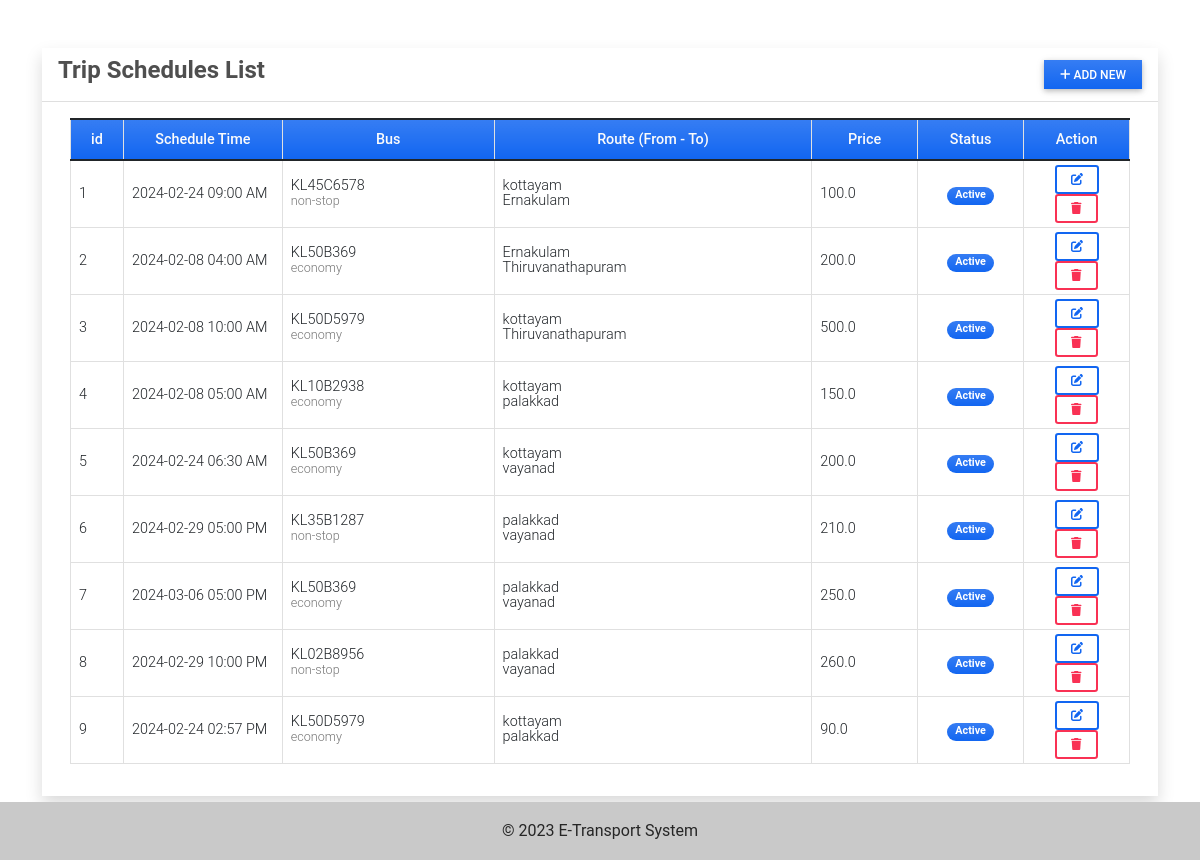
The app's page /schedule (signed in) with its own data.
### MainApp/models.py (models this page shows, shortened)
class Schedule(models.Model):
    code = models.CharField(max_length=100)
    bus = models.ForeignKey(Bus,on_delete=models.CASCADE)
    depart = models.ForeignKey(Location,on_delete=models.CASCADE, related_name='depart_location')
    destination = models.ForeignKey(Location,on_delete=models.CASCADE, related_name='destination')
    schedule= models.DateTimeField()
    fare= models.FloatField()
    status = models.CharField(max_length=2, choices=(('1','Active'),('2','Cancelled')), default=1)
    date_created = models.DateTimeField(default=timezone.now)
    date_updated = models.DateTimeField(auto_now=True)

class Bus(models.Model):
    category = models.ForeignKey(Category,on_delete=models.CASCADE, blank= True, null = True)
    bus_number = models.CharField(max_length=250)
    seats = models.FloatField(max_length=5, default=0)
    status = models.CharField(max_length=2, choices=(('1','Active'),('2','Inactive')), default=1)
    date_created = models.DateTimeField(default=timezone.now)
    date_updated = models.DateTimeField(auto_now=True)

class Category(models.Model):
    name = models.CharField(max_length=250)
    description = models.TextField()
    status = models.CharField(max_length=2, choices=(('1', 'Active'), ('2', 'Inactive')), default=1)
    date_created = models.DateTimeField(default=timezone.now)
    date_updated = models.DateTimeField(auto_now=True)
    def __str__(self):
        return self.name

class Location(models.Model):
    location = models.CharField(max_length=250)
    status = models.CharField(max_length=2, choices=(('1','Active'),('2','Inactive')), default=1)
    date_created = models.DateTimeField(default=timezone.now)
    date_updated = models.DateTimeField(auto_now=True)
    def __str__(self):
        return self.location

### MainApp/views.py (the view)
# urls.py: path('schedule',views.schedule_mgt,name='schedule-page'),
@login_required
def schedule_mgt(request):
    context['page_title'] = "Trip Schedules"
    schedules = Schedule.objects.all()
    context['schedules'] = schedules
    return render(request, 'schedule_mgt.html', context)

### MainApp/templates/schedule_mgt.html (shortened to what this page needs)
{% extends 'base.html' %} {% load humanize %} {% block pageContent %}
<div class="col-lg-12 col-md-12 col-sm-12 col-xs-12">
    <div class="card card-default rounded-0 shadow ">
        <div class="card-header">
            <div class="d-flex w-100 align-items-center justify-content-between">
                <h4 class="card-title fw-bold">Trip Schedules List</h4>
                <div class="tools">
                    <button type="button" class="btn btn-primary rounded-0 bg-gradient btn-sm" id='add_new'><i class="fa fa-plus"></i> Add New</button>
                </div>
            </div>
        </div>
        <div class="card-body">
            <div class="container-fluid">
                <table class="table table-bordered" id="schedule-list">
                    <colgroup>
                        <col width="5%">
                        <col width="15%">
                        <col width="20%">
                        <col width="30%">
                        <col width="10%">
                        <col width="10%">
                        <col width="10%">
                    </colgroup>
                    <thead>
                        <tr class="bg-gradient bg-primary bg-opacity-50 text-light">
                            <th class="px-2 py-2 text-center">id</th>
                            <th class="px-2 py-2 text-center">Schedule Time</th>
                            <th class="px-2 py-2 text-center">Bus</th>
                            <th class="px-2 py-2 text-center">Route (From - To)</th>
                            <th class="px-2 py-2 text-center">Price</th>
                            <th class="px-2 py-2 text-center">Status</th>
                            <th class="px-2 py-2 text-center">Action</th>
                        </tr>
                    </thead>
                    <tbody>
                        {% for schedule in schedules %}
                        <tr>
                            <td class="px-2 py-1 align-middle">{{ forloop.counter }}</td>
                            <td class="px-2 py-1 align-middle">{{ schedule.schedule|date:"Y-m-d h:i A" }}</td>
                            <td class="px-2 py-1 align-middle">
                                <div class="lh-1">
                                    <div>{{ schedule.bus.bus_number }}</div>
                                    <small class="text-muted">{{ schedule.bus.category }}</small>
                                </div>
                            </td>
                            <td class="px-2 py-1 align-middle">
                                <div class="lh-1">
                                    <div>{{ schedule.depart }}</div>
                                    <div>{{ schedule.destination }}</div>
                                </div>
                            </td>
                            <td class="px-2 py-1 align-middle">{{ schedule.fare|intcomma }}</td>
                            <td class="px-1 py-1 align-middle text-center">
                                {% if schedule.status == '1' %}
                                <span class="badge bg-primary bg-gradient rounded-pill px-2">Active</span> {% else %}
                                <span class="badge bg-danger bg-gradient rounded-pill px-2">Cancelled</span> {% endif %}
                            </td>
                            <td class="px-2 py-1 align-middle text-center">
                                <a class="btn btn-outline-primary btn-sm edit-data" href="javascript:void(0)" data-id="{{ schedule.pk }}" title="Edit">
                                    <i class="fa fa-edit"></i>
                                </a>
                                <button class="btn btn-outline-danger btn-sm delete-data" type="button" data-id="{{ schedule.pk }}" title="Delete">
                                    <i class="fa fa-trash"></i>
                                </button>
                            </td>
                        </tr>
                        {% endfor %}
                    </tbody>
                </table>
            </div>
        </div>
    </div>
</div>
{% endblock pageContent %}

### static/MainApp/default/css/style.css (style rules this page uses)
html, body { height: 100%; width: 100%; max-height: 100%; overflow: auto; display: flex; flex-direction: column; }

### records on screen
Schedule: schedule "2024-02-24 09:00 AM", bus.bus_number "KL45C6578", bus.category "non-stop", depart "kottayam", destination "Ernakulam", fare "100.0", status "Active"
Schedule: schedule "2024-02-08 04:00 AM", bus.bus_number "KL50B369", bus.category "economy", depart "Ernakulam", destination "Thiruvanathapuram", fare "200.0", status "Active"
Schedule: schedule "2024-02-08 10:00 AM", bus.bus_number "KL50D5979", bus.category "economy", depart "kottayam", destination "Thiruvanathapuram", fare "500.0", status "Active"
Schedule: schedule "2024-02-08 05:00 AM", bus.bus_number "KL10B2938", bus.category "economy", depart "kottayam", destination "palakkad", fare "150.0", status "Active"
Schedule: schedule "2024-02-24 06:30 AM", bus.bus_number "KL50B369", bus.category "economy", depart "kottayam", destination "vayanad", fare "200.0", status "Active"
Schedule: schedule "2024-02-29 05:00 PM", bus.bus_number "KL35B1287", bus.category "non-stop", depart "palakkad", destination "vayanad", fare "210.0", status "Active"
Schedule: schedule "2024-03-06 05:00 PM", bus.bus_number "KL50B369", bus.category "economy", depart "palakkad", destination "vayanad", fare "250.0", status "Active"
Schedule: schedule "2024-02-29 10:00 PM", bus.bus_number "KL02B8956", bus.category "non-stop", depart "palakkad", destination "vayanad", fare "260.0", status "Active"
Schedule: schedule "2024-02-24 02:57 PM", bus.bus_number "KL50D5979", bus.category "economy", depart "kottayam", destination "palakkad", fare "90.0", status "Active"
